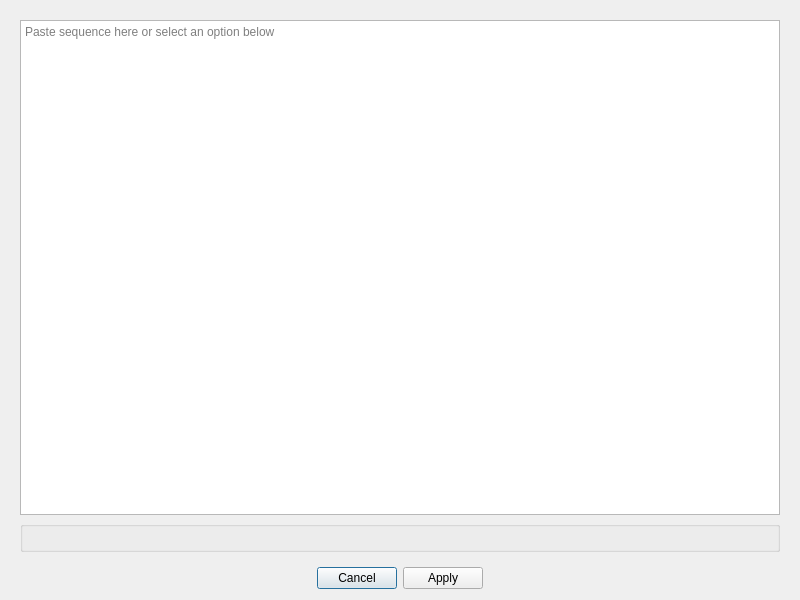
<?xml version="1.0" encoding="UTF-8"?>
<ui version="4.0">
 <class>AddSeqDialog</class>
 <widget class="QDialog" name="AddSeqDialog">
  <property name="geometry">
   <rect>
    <x>0</x>
    <y>0</y>
    <width>800</width>
    <height>600</height>
   </rect>
  </property>
  <property name="windowTitle">
   <string>Choose a sequence</string>
  </property>
  <property name="modal">
   <bool>true</bool>
  </property>
  <layout class="QGridLayout" name="dialogGridLayout">
   <item row="1" column="0">
    <widget class="QDialogButtonBox" name="custom_button_box">
     <property name="standardButtons">
      <set>QDialogButtonBox::Apply|QDialogButtonBox::Cancel</set>
     </property>
     <property name="centerButtons">
      <bool>true</bool>
     </property>
    </widget>
   </item>
   <item row="0" column="0">
    <widget class="QFrame" name="frame">
     <property name="frameShape">
      <enum>QFrame::NoFrame</enum>
     </property>
     <property name="frameShadow">
      <enum>QFrame::Raised</enum>
     </property>
     <layout class="QVBoxLayout" name="verticalLayout">
      <item>
       <widget class="QTextEdit" name="seq_text_edit">
        <property name="placeholderText">
         <string>Paste sequence here or select an option below</string>
        </property>
       </widget>
      </item>
      <item alignment="Qt::AlignVCenter">
       <widget class="QGroupBox" name="group_box">
        <property name="title">
         <string/>
        </property>
        <layout class="QHBoxLayout" name="horizontalLayout"/>
       </widget>
      </item>
     </layout>
    </widget>
   </item>
  </layout>
 </widget>
 <tabstops>
  <tabstop>custom_button_box</tabstop>
 </tabstops>
 <resources/>
 <connections>
  <connection>
   <sender>custom_button_box</sender>
   <signal>rejected()</signal>
   <receiver>AddSeqDialog</receiver>
   <slot>reject()</slot>
   <hints>
    <hint type="sourcelabel">
     <x>315</x>
     <y>485</y>
    </hint>
    <hint type="destinationlabel">
     <x>321</x>
     <y>243</y>
    </hint>
   </hints>
  </connection>
  <connection>
   <sender>custom_button_box</sender>
   <signal>clicked(QAbstractButton*)</signal>
   <receiver>AddSeqDialog</receiver>
   <slot>accept()</slot>
   <hints>
    <hint type="sourcelabel">
     <x>68</x>
     <y>485</y>
    </hint>
    <hint type="destinationlabel">
     <x>80</x>
     <y>243</y>
    </hint>
   </hints>
  </connection>
 </connections>
</ui>
